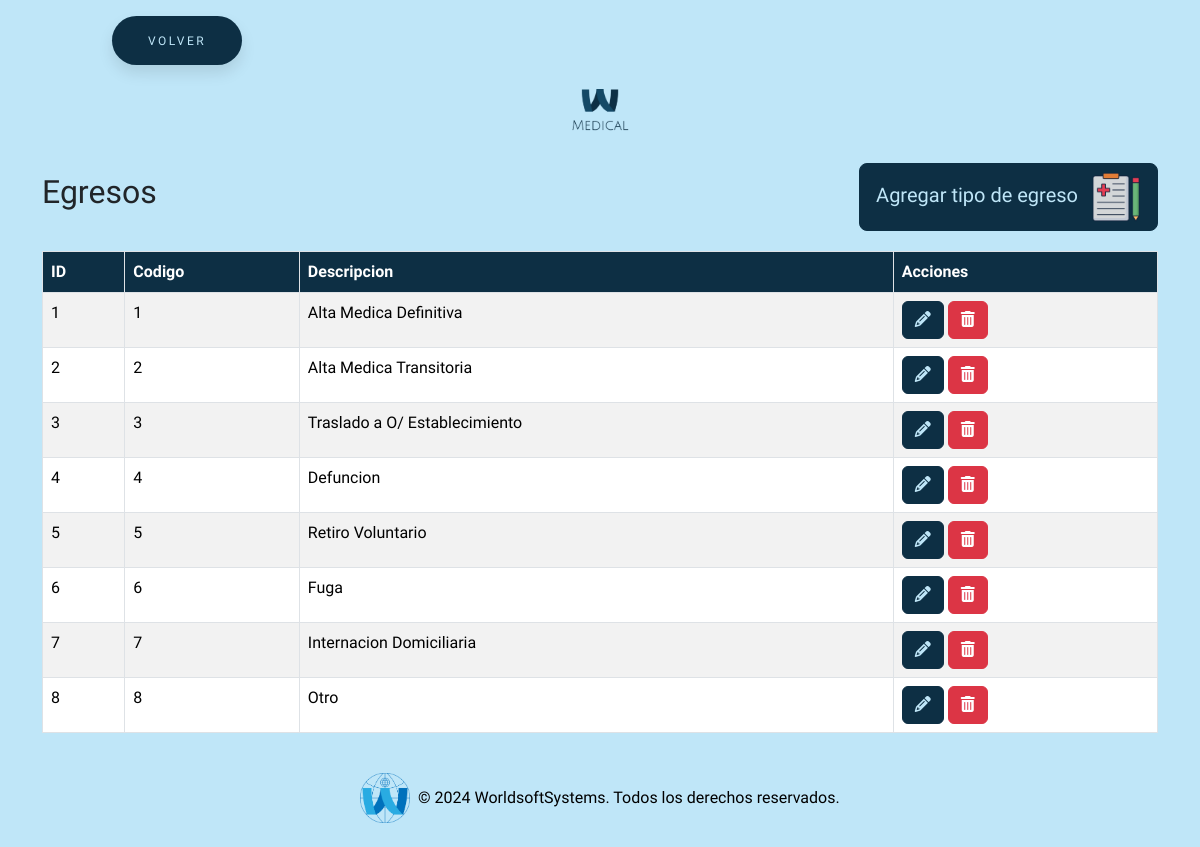
The app's page /prueba/todosAjustes/egreso/egreso.php (signed in) with its own data.
### tables this page shows
CREATE TABLE `tipo_egreso` (
  `id` int(11) NOT NULL,
  `codigo` varchar(255) NOT NULL,
  `descripcion` varchar(255) NOT NULL
);

### prueba/todosAjustes/egreso/egreso.php (the view, shortened to what this page needs)
<?php
require_once "../../conexion.php";
$sql = "SELECT * FROM tipo_egreso";
$result = $conn->query($sql);
?>
<!DOCTYPE html>
<html lang="en">
<head>
    <link href="https://cdn.jsdelivr.net/npm/bootstrap@5.3.3/dist/css/bootstrap.min.css" rel="stylesheet"
>
    <link rel="stylesheet" href="https://cdnjs.cloudflare.com/ajax/libs/font-awesome/6.5.2/css/all.min.css"
 />
    <link rel="stylesheet" href="../../estilos/styleBotones.css">
    <link rel="stylesheet" href="../../estilos/styleGeneral.css">
</head>
<body>
    <button class="button" style="vertical-align:middle; margin-left:7rem"
        onclick="window.location.href = '../../seccionAjustes/ajustes.php';">
        <span>VOLVER</span>
    </button>
    <div class="text-center my-4">
        <img src="../../img/logo.png" alt="Logo MEDICAL" class="img-fluid" style="max-width: 120px;">
    </div>
    <div class="container">
        <div class="title-container">
            <h2>Egresos</h2>
            <button type="button" class="btn btn-custom btn-lg" data-bs-toggle="modal"
                data-bs-target="#agregarEgresoModal">
                Agregar tipo de egreso <img src="../../img/egreso.png" alt="Icono agregar tipo de egreso"
                    style="width: 50px; height: 50px; margin-left: 8px;">
            </button>
        </div>
        <table class="table table-striped table-bordered">
            <thead class="table-custom">
                <tr>
                    <th>ID</th>
                    <th>Codigo</th>
                    <th>Descripcion</th>
                    <th>Acciones</th>
                </tr>
            </thead>
            <tbody>
                <?php if ($result->num_rows > 0): ?>
                    <?php while ($row = $result->fetch_assoc()): ?>
                        <tr>
                            <td><?= $row["id"] ?></td>
                            <td><?= $row["codigo"] ?></td>
                            <td><?= $row["descripcion"] ?></td>
                            <td>
                                <button class="btn btn-custom-editar" onclick='editarEgreso(<?= json_encode($row) ?>)'><i
                                        class="fas fa-pencil-alt"></i></button>
                                <a href="?eliminar=<?= $row['id'] ?>" class="btn btn-danger"
                                    onclick="return confirm('¿Estás seguro de que deseas eliminar este tipo de egreso?');"><i
                                        class="fas fa-trash-alt"></i></a>
                            </td>
                        </tr>
                    <?php endwhile; ?>
                <?php else: ?>
                    <tr>
                        <td colspan="4">No se encontraron resultados</td>
                    </tr>
                <?php endif; ?>
            </tbody>
        </table>
    </div>
    <footer class="bg-dark text-white text-center py-4 mt-auto">
        <div class="container">
            <div class="row justify-content-center">
                <div class="col-md-12 footer-logo-text">
                    <img src="../../img/logoWSS.png" alt="Logo" class="img-fluid" style="max-height: 50px;">
                    <p class="mb-0">&copy; 2024 WorldsoftSystems. Todos los derechos reservados.</p>
                </div>
            </div>
        </div>
    </footer>
</body>
</html>

### prueba/estilos/styleBotones.css (style rules this page uses)
:root { --primary-color: #0d2f44; }
body, html { background-color: #bfe6f8 !important; font-family: 'Cabin Condensed', sans-serif !important; }
.title-container { display: flex; align-items: center; justify-content: space-between; margin-bottom: 20px; }
.btn-custom { background-color: var(--primary-color) !important; border-color: var(--primary-color) !important; color: #bfe6f8 !important; transition: all 0.3s ease; }
.btn-custom-editar { background-color: var(--primary-color) !important; border-color: var(--primary-color) !important; color: #bfe6f8 !important; transition: all 0.3s ease; }
.button { padding: 1.3em 3em; font-size: 12px; text-transform: uppercase; letter-spacing: 2.5px; font-weight: 500; color: #bfe6f8; background-color: var(--primary-color) !important; border-color: var(--primary-color) !important; border: none; border-radius: 45px; box-shadow: 0px 8px 15px rgba(0, 0, 0, 0.1); transition: all 0.3s ease 0s; cursor: pointer; outline: none; margin-top: 1rem; }

### prueba/estilos/styleGeneral.css (style rules this page uses)
:root { --primary-color: #0d2f44; }
body, html { background-color: #bfe6f8 !important; font-family: 'Cabin Condensed', sans-serif !important; }
a { text-decoration: none !important; }
.table-custom th { background-color: var(--primary-color) !important; color: white !important; }
.footer-logo-text { display: flex; align-items: center; justify-content: center; color: #000; }
footer.bg-dark { background-color: transparent !important; padding-top: 10rem; }
.footer-logo-text img { margin-right: 0.5rem; }

### records on screen
tipo_egreso: id "1", codigo "1", descripcion "Alta Medica Definitiva"
tipo_egreso: id "2", codigo "2", descripcion "Alta Medica Transitoria"
tipo_egreso: id "3", codigo "3", descripcion "Traslado a O/ Establecimiento"
tipo_egreso: id "4", codigo "4", descripcion "Defuncion"
tipo_egreso: id "5", codigo "5", descripcion "Retiro Voluntario"
tipo_egreso: id "6", codigo "6", descripcion "Fuga"
tipo_egreso: id "7", codigo "7", descripcion "Internacion Domiciliaria"
tipo_egreso: id "8", codigo "8", descripcion "Otro"
